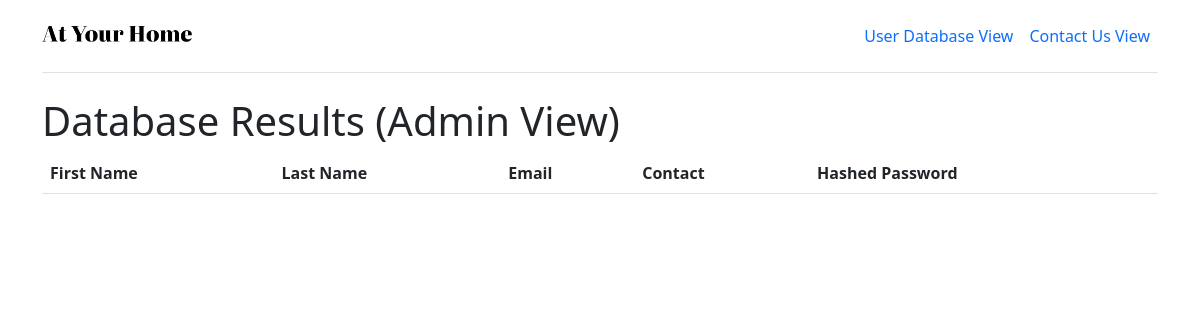
Page /viewrec on the earlier database version.
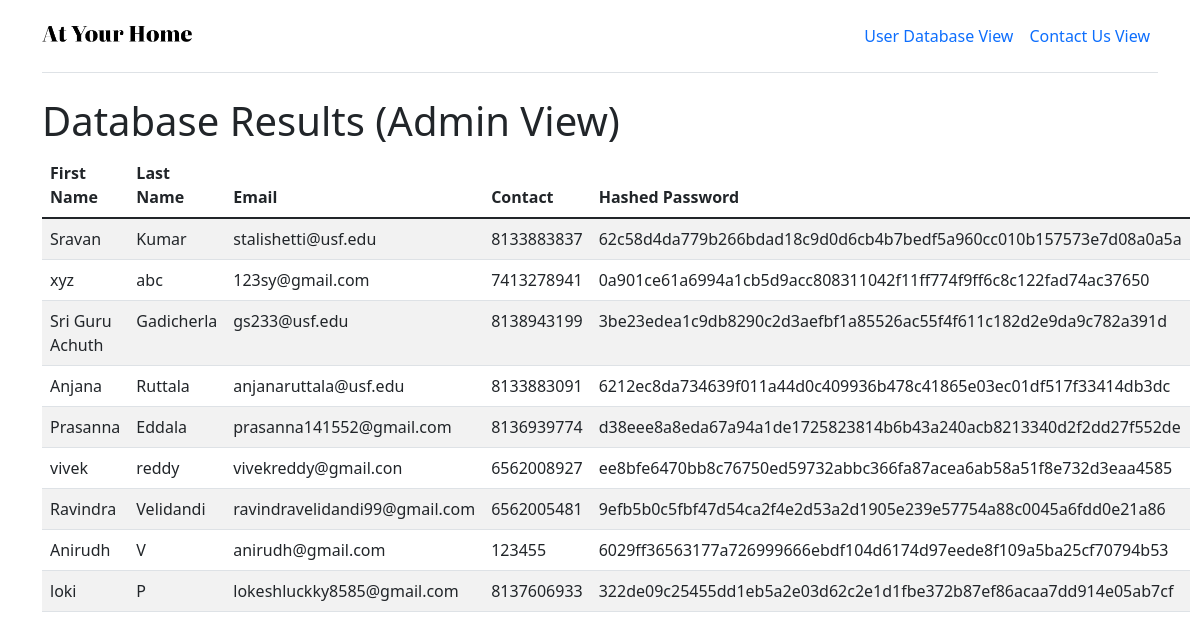
Same page on the later database version.
### tables this page shows
CREATE TABLE users (first_name TEXT, last_name TEXT, email TEXT, contact INTEGER, password TEXT);

### app.py (the view)
@app.route('/viewrec', methods=['GET'])
def viewrec():
    try:
        conn = sqlite3.connect('database.db')
        cur = conn.cursor()
        cur.execute('SELECT * FROM users')
        rows = cur.fetchall()
        conn.close()
        return render_template('viewrec.html', rows=rows)
    except Exception as e:
        msg = "Internal Server Error : " + str(e)
        return render_template('viewrec-error.html', msg=msg)

### templates/viewrec.html (shortened to what this page needs)
<!DOCTYPE html>
<html>
  <head>
    <link href="https://cdn.jsdelivr.net/npm/bootstrap@5.1.3/dist/css/bootstrap.min.css" rel="stylesheet">
    <link rel="stylesheet" href="https://cdnjs.cloudflare.com/ajax/libs/font-awesome/4.7.0/css/font-awesome.min.css" />
    <link href="https://static.rocketshop.in/css/style-seller.css" rel="stylesheet" />
    <link rel="stylesheet" href="https://code.ionicframework.com/ionicons/2.0.1/css/ionicons.min.css" />
    <link rel="stylesheet" href="https://cdnjs.cloudflare.com/ajax/libs/animate.css/4.1.1/animate.min.css" />
    <link rel="stylesheet" href="https://cdnjs.cloudflare.com/ajax/libs/OwlCarousel2/2.3.4/assets/owl.carousel.min.css">
  </head>
  <body>
    <div class="container">
      <header class="d-flex flex-wrap align-items-center justify-content-center justify-content-md-between py-3 mb-4 border-bottom">
        <div class="col-md-3 mb-2 mb-md-0">
          <a href="/" class="d-inline-flex link-body-emphasis text-decoration-none">
          <img src="{{ url_for('static', filename='img/logo.png') }}" width="150">
          </a>
        </div>
        <ul class="nav col-12 col-md-auto mb-2 justify-content-center mb-md-0">
          <li><a href="/viewrec" class="nav-link px-2">User Database View</a></li>
          <li><a href="/viewrec_contact" class="nav-link px-2">Contact Us View</a></li>
        </ul>
      </header>
    </div>
    <div class="container">
      <h1>Database Results (Admin View)</h1>
      <table class="table table-striped">
        <thead>
          <tr>
            <th>First Name</th>
            <th>Last Name</th>
            <th>Email</th>
            <th>Contact</th>
            <th>Hashed Password</th>
          </tr>
        </thead>
        <tbody>
          {% for row in rows %}
          <tr>
            <td>{{ row[0] }}</td>
            <td>{{ row[1] }}</td>
            <td>{{ row[2] }}</td>
            <td>{{ row[3] }}</td>
            <td>{{ row[4] }}</td>
          </tr>
          {% endfor %}
        </tbody>
      </table>
    </div>
  </body>
  </html>

Differences in the rows shown:
added users: first_name "Sravan", last_name "Kumar", email "stalishetti@usf.edu", contact "8133883837", password "62c58d4da779b266bdad18c9d0d6cb4b7bedf5a960cc010b157573e7d08a0a5a"
added users: first_name "xyz", last_name "abc", email "123sy@gmail.com", contact "7413278941", password "0a901ce61a6994a1cb5d9acc808311042f11ff774f9ff6c8c122fad74ac37650"
added users: first_name "Sri Guru Achuth", last_name "Gadicherla", email "gs233@usf.edu", contact "8138943199", password "3be23edea1c9db8290c2d3aefbf1a85526ac55f4f611c182d2e9da9c782a391d"
added users: first_name "Anjana", last_name "Ruttala", email "anjanaruttala@usf.edu", contact "8133883091", password "6212ec8da734639f011a44d0c409936b478c41865e03ec01df517f33414db3dc"
added users: first_name "Prasanna", last_name "Eddala", email "prasanna141552@gmail.com", contact "8136939774", password "d38eee8a8eda67a94a1de1725823814b6b43a240acb8213340d2f2dd27f552de"
added users: first_name "vivek", last_name "reddy", email "vivekreddy@gmail.con", contact "6562008927", password "ee8bfe6470bb8c76750ed59732abbc366fa87acea6ab58a51f8e732d3eaa4585"
added users: first_name "Ravindra", last_name "Velidandi", email "ravindravelidandi99@gmail.com", contact "6562005481", password "9efb5b0c5fbf47d54ca2f4e2d53a2d1905e239e57754a88c0045a6fdd0e21a86"
added users: first_name "Anirudh", last_name "V", email "anirudh@gmail.com", contact "123455", password "6029ff36563177a726999666ebdf104d6174d97eede8f109a5ba25cf70794b53"
added users: first_name "loki", last_name "P", email "lokeshluckky8585@gmail.com", contact "8137606933", password "322de09c25455dd1eb5a2e03d62c2e1d1fbe372b87ef86acaa7dd914e05ab7cf"
